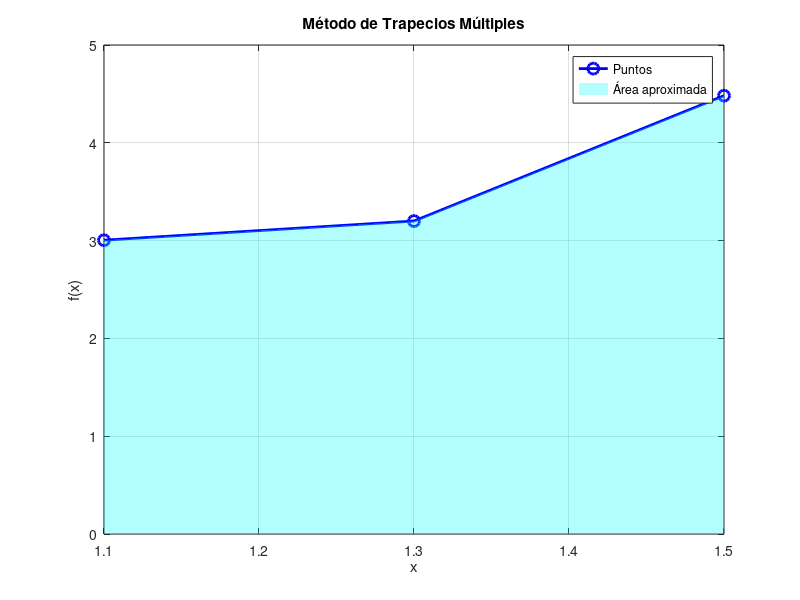

Reproduce this figure in MATLAB.
%Dada la funcion f : R -> R en forma discreta, se busca determinar I =  1.1  f(x) 1.5.
%(1.1, 3.0042)  (1.3, 3.2) (1.5, 4.4817)

function MetodoTrapeciosMultiples

  clear;
  clc;

  x = [1.1, 1.3, 1.5];
  y = [3.0042, 3.2, 4.4817];

  mismoPaso = true;
  pasos = zeros(1,length(x)-1);

  for i = 1:length(pasos)

    pasos(i) = x(i+1) - x(1);

  endfor
  for i = i :length(pasos) - 1
    if pasos(i) != pasos(i+1)

      mismoPaso = false;

    endif
  endfor
  if mismoPaso == true

    h = x(2) - x(1);
    sumY = 0;

    for i  = 2:length(y)-1

      sumY = sumY + y(i);

    endfor

    in = (h/2) * ( y(1) + 2 * sumY + y(length(y)));

    disp('El valor aproximado de la integral es: '), in

    % --------------------------
    % GRAFICO DEL MÉTODO
    % --------------------------
    figure;
    plot(x, y, 'o-b', 'LineWidth', 2, 'MarkerSize', 8);
    hold on;

    for i = 1:length(x)-1
      xx = [x(i), x(i), x(i+1), x(i+1)];
      yy = [0, y(i), y(i+1), 0];
      fill(xx, yy, 'cyan', 'FaceAlpha', 0.3, 'EdgeColor', 'none');
    endfor

    xlabel('x');
    ylabel('f(x)');
    title('Método de Trapecios Múltiples');
    grid on;
    legend('Puntos','Área aproximada');

   else

    disp('El paso no es el mismo.')

  endif
endfunction



















